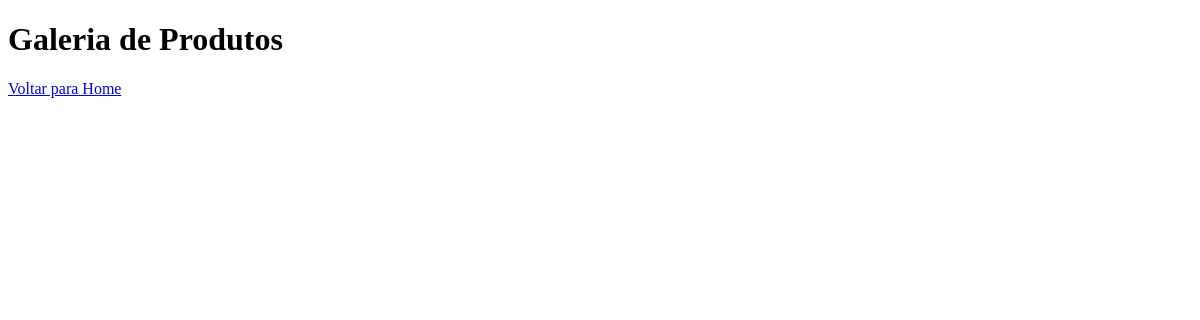
The app's page /galeria_produtos/, older data.
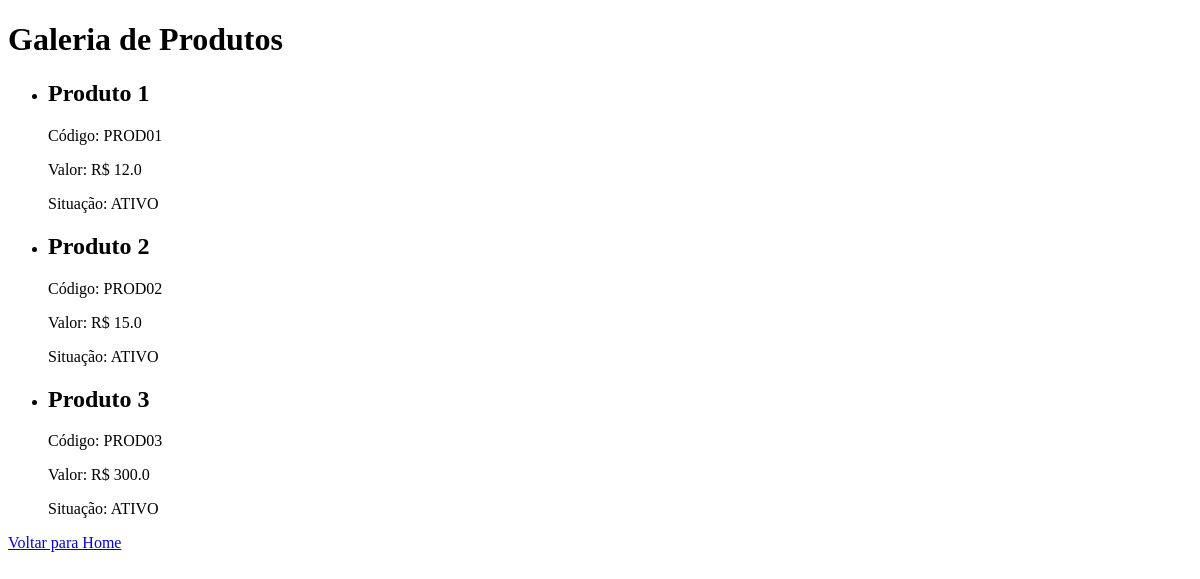
The same page, newer data.
### trade/models.py (models this page shows)
class Produto(models.Model):
    idprod = models.AutoField(primary_key=True)
    codiprod = models.CharField(max_length=20)
    descprod = models.CharField(max_length=100)
    valorprod = models.FloatField()
    situprod = models.CharField(max_length=1)
    idforn = models.ForeignKey('Fornecedor', on_delete=models.CASCADE)
    class Meta:
        db_table = 'produto'

### trade/views.py (the view)
# urls.py: path('galeria_produtos/', views.galeria_produtos, name='galeria_produtos'),
def galeria_produtos(request):
    produtos = Produto.objects.all()
    return render(request, 'trade/galeria_produtos.html', {'produtos': produtos})

### trade/templates/trade/galeria_produtos.html (shortened to what this page needs)
<!DOCTYPE html>
<html>
<head>
</head>
<body>
    <h1>Galeria de Produtos</h1>
    <ul>
        {% for produto in produtos %}
        <li>
            <h2>{{ produto.descprod }}</h2>
            <p>Código: {{ produto.codiprod }}</p>
            <p>Valor: R$ {{ produto.valorprod }}</p>
            <p>Situação: {{ produto.situprod }}</p>
        </li>
        {% endfor %}
    </ul>
    <a href="{% url 'home' %}">Voltar para Home</a>
</body>
</html>

Row changes from the older to the newer data that the page shows:
added Produto: descprod "Produto 1", codiprod "PROD01", valorprod "12.0", situprod "ATIVO"
added Produto: descprod "Produto 2", codiprod "PROD02", valorprod "15.0", situprod "ATIVO"
added Produto: descprod "Produto 3", codiprod "PROD03", valorprod "300.0", situprod "ATIVO"
